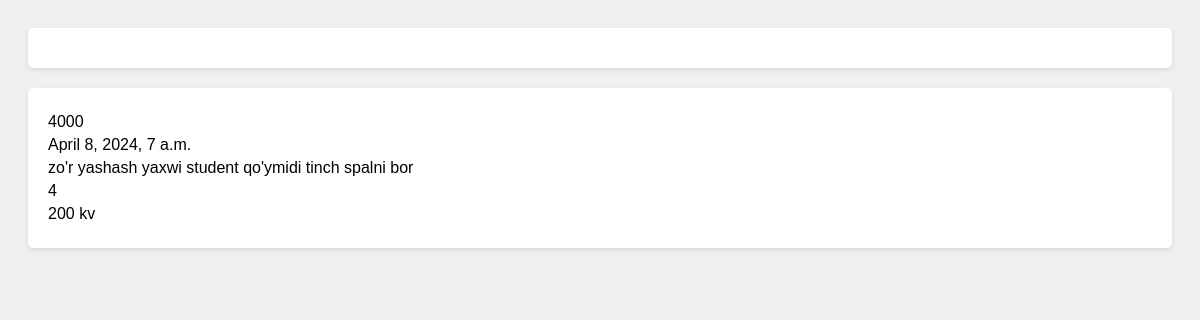
Page /deatil/2/ on the earlier database version.
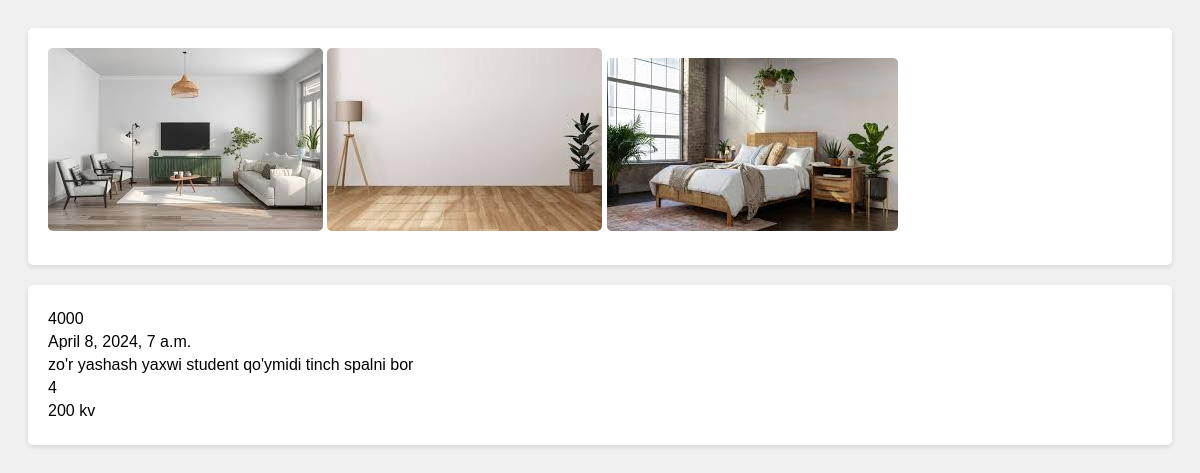
Same page on the later database version.
### page_1/models.py (models this page shows, shortened)
class Xususiyati(models.Model):
    uy = models.ForeignKey(Uylar, on_delete=models.CASCADE)
    vazifasi = models.ForeignKey(Vazifalar, on_delete=models.CASCADE)
    narxi = models.CharField(max_length=255)
    sana = models.DateTimeField()
    star = models.ForeignKey(Stars, on_delete=models.CASCADE)
    defaultimage = models.ImageField(default='defaulthome.jpg')

class Uylar(models.Model):
    mijoz = models.ForeignKey(Mijoz, on_delete=models.CASCADE)
    holati = models.TextField()
    yashash_maydoni = models.CharField(max_length=255)
    xonalar_soni = models.BigIntegerField()
    joylashuvi = models.CharField(max_length=255)

class UyRasmlari(models.Model):
    id = models.BigAutoField(primary_key=True)
    xususiyat_id= models.ForeignKey(Xususiyati, on_delete=models.CASCADE)
    picture = models.ImageField(default='default.jpg')

### page_1/views.py (the view)
# urls.py: path('deatil/<a>/', detail_home.as_view(), name='detail_home'),
class detail_home(View):
    def get(self, request, a):
        xususiyat = Xususiyati.objects.get(pk=a)
        Uy_picture = UyRasmlari.objects.filter(xususiyat_id=a)
        return render(request, 'detail_img.html', {'Uy_picture':Uy_picture, "xususiyat":xususiyat})

### templates/detail_img.html (shortened to what this page needs)
<!DOCTYPE html>
<html lang="en">
<head>
</head>
<body>
    <div>
        {% for i in Uy_picture %}
            <img src="{{ i.picture.url }}">
        {% endfor %}
    </div>
    <div>
        <p> {{ xususiyat.narxi }}</p>
        <p>{{ xususiyat.sana }}</p>
        <p>{{ xususiyat.uy.holati }}</p>
        <p>{{ xususiyat.uy.xonalar_soni }}</p>
        <p>{{ xususiyat.uy.yashash_maydoni }}</p>
    </div>
</body>
</html>

### templates/detail_img.html (style rules this page uses)
body { font-family: Arial, sans-serif; background-color: #f0f0f0; padding: 20px; }
div { background-color: #fff; border-radius: 5px; box-shadow: 0 2px 5px rgba(0, 0, 0, 0.1); padding: 20px; margin-bottom: 20px; }
img { max-width: 100%; height: auto; border-radius: 5px; margin-bottom: 10px; }
p { margin: 5px 0; }

Differences in the rows shown:
now on this page (row edited): UyRasmlari: picture (picture)
now on this page (row edited): UyRasmlari: picture (picture)
now on this page (row edited): UyRasmlari: picture (picture)
